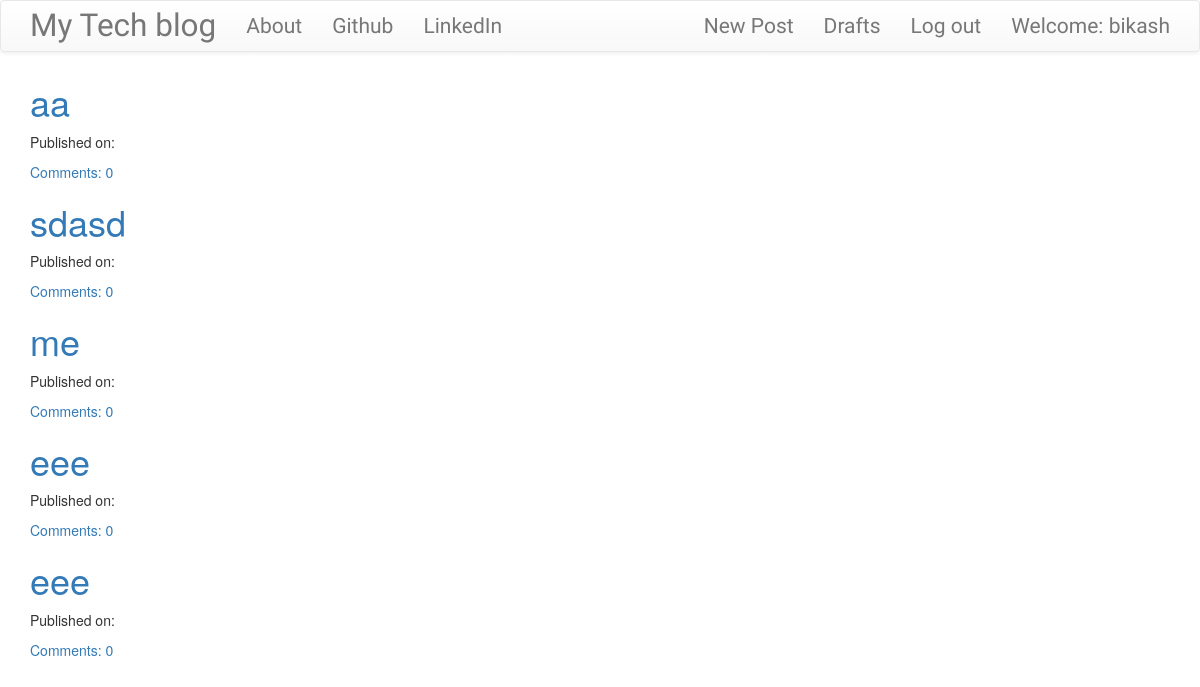
Page /drafts/ (signed in) on the committed database.
### blog/models.py (models this page shows, shortened)
class Post(models.Model):
    author = models.ForeignKey('auth.User',on_delete=models.CASCADE,)
    title = models.CharField(max_length=50)
    text = models.TextField()
    created_date = models.DateTimeField(default=timezone.now)
    published_date = models.DateTimeField(blank=True,null=True)
    def approve_comments(self):
        return self.comments.filter(approved_comment=True)

### blog/views.py (the view)
# urls.py: url(r'^drafts/$',views.DraftListView.as_view(),name='post_draft_list'),
class DraftListView(LoginRequiredMixin,ListView):
    login_url = '/login/'
    redirect_field_name = 'blog/post_list.html'
    model = Post
    def get_queryset(self):
        return Post.objects.filter(published_date__isnull=True).order_by('created_date')

### blog/templates/blog/post_list.html
{% extends 'blog/base.html' %}
{% block content %}
<div class="centerstage">
    {% for post in post_list %}
        <div class='post'>
            <h1><a href="{% url 'post_detail' pk=post.pk %}">{{ post.title }}</a></h1>
            <div class='date'>
                <p>Published on: {{ post.published|date:"D M Y" }}</p>
            </div>
            <a href="{% url 'post_detail' pk=post.pk %}">Comments: {{ post.approve_comments.count }}</a>
        </div>
    {% endfor %}
</div>
{% endblock %}

### blog/templates/blog/base.html (shortened to what this page needs)
<!DOCTYPE html>
{% load static %}
<html lang="en">
  <head>
    <link rel="stylesheet" href="https://maxcdn.bootstrapcdn.com/bootstrap/3.4.0/css/bootstrap.min.css">
    <link rel="stylesheet" href="https://stackpath.bootstrapcdn.com/bootstrap/3.4.1/css/bootstrap-theme.min.css">
    <link rel="stylesheet" href="//cdn.jsdelivr.net/npm/medium-editor@latest/dist/css/medium-editor.min.css" type="text/css" media="screen" charset="utf-8"/>
    <link rel="stylesheet" href="{% static 'css/blog.css' %}" />
  </head>
  <body class="loader">
    <nav class="navbar navbar-default techfont custom-navbar">
      <div class="container">
        <ul class="nav navbar-nav">
          <li>
            <a class="navbar-brand bigbrand" href="{% url 'post_list' %}"
              >My Tech blog</a
            >
          </li>
          <li><a href="{% url 'about'%}">About</a></li>
          <li><a href="https://www.github.com">Github</a></li>
          <li><a href="https://www.linkedin.com">LinkedIn</a></li>
        </ul>
        <ul class="nav navbar-nav navbar-right">
          {% if user.is_authenticated %}
          <li>
            <a href="{% url 'post_new' %}">New Post</a>
          </li>
          <li>
            <a href="{% url 'post_draft_list' %}">Drafts</a>
          </li>
          <li>
            <a href="{% url 'logout' %}">Log out</a>
          </li>
          <li>
            <a>Welcome: {{ user.username }}</a>
          </li>
          {% else %}
          <li>
            <a class="nav navbar-right" href="{% url 'login' %}"
              ><span class="glyphicon glyphicon-user"></span
            ></a>
          </li>
          {% endif %}
        </ul>
      </div>
    </nav>
    <div class="content container">
      <div class="row">
        <div class="col-md-8">
          <div class="blog_posts">{% block content %} {% endblock %}</div>
        </div>
      </div>
    </div>
  </body>
</html>

### blog/static/css/blog.css (style rules this page uses)
.loader { filter: hue-rotate(0deg); color: linear-gradient(45deg, #0f8, #08f); animation: hue 10000ms infinite linear; }
.techfont { font-family: "Baloo Tammudu 2", cursive; font-size: 1.5em; margin-bottom: 10px; }
.bigbrand { font-size: 1.5em; }
.centerstage { margin-left: auto; margin-right: auto; }

### rows in the picture
Post: title "aa", approve_comments.count "0"
Post: title "sdasd", approve_comments.count "0"
Post: title "me", approve_comments.count "0"
Post: title "eee", approve_comments.count "0"
Post: title "eee", approve_comments.count "0"

### other values in the picture
{{ user.username }} "bikash"
